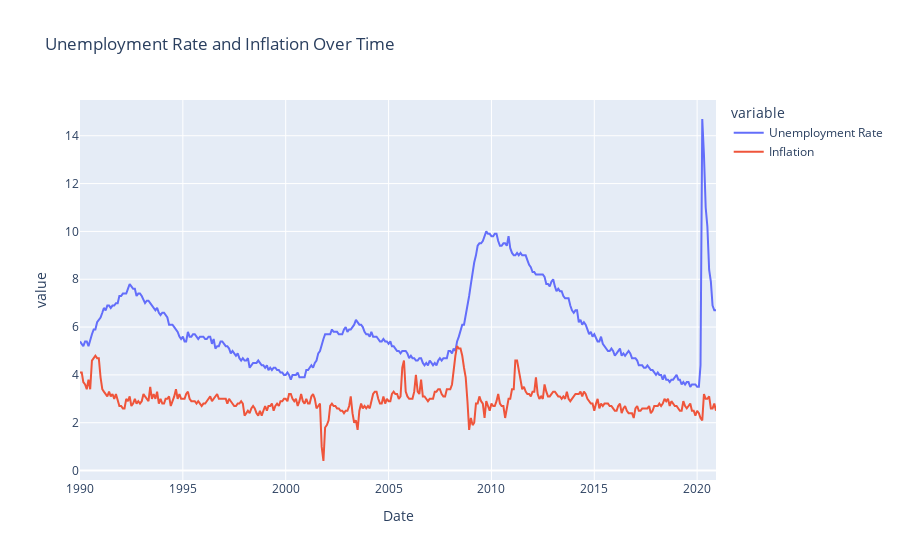

Notebook code cell kept with this figure:
### Markdown cell above
# Plot Data from Combined Table

### Code cell
px.line(df, x='Date', y=['Unemployment Rate','Inflation'], title='Unemployment Rate and Inflation Over Time')

### Figure 1 — Plotly figure (JSON) as saved in the notebook; plotly's stock layout.template omitted (floating-point values rounded to 4 significant figures; data arrays with more than 128 entries replaced by an {"elided": "..."} marker saying what was removed)
{"data": [{"hovertemplate": "variable=Unemployment Rate<br>Date=%{x}<br>value=%{y}<extra></extra>", "legendgroup": "Unemployment Rate", "line": {"color": "#636efa", "dash": "solid"}, "marker": {"symbol": "circle"}, "mode": "lines", "name": "Unemployment Rate", "orientation": "v", "showlegend": true, "type": "scatter", "x": {"elided": "372 str values"}, "xaxis": "x", "y": {"elided": "372 float values"}, "yaxis": "y"}, {"hovertemplate": "variable=Inflation<br>Date=%{x}<br>value=%{y}<extra></extra>", "legendgroup": "Inflation", "line": {"color": "#EF553B", "dash": "solid"}, "marker": {"symbol": "circle"}, "mode": "lines", "name": "Inflation", "orientation": "v", "showlegend": true, "type": "scatter", "x": {"elided": "372 str values"}, "xaxis": "x", "y": {"elided": "372 float values"}, "yaxis": "y"}], "layout": {"legend": {"title": {"text": "variable"}, "tracegroupgap": 0}, "title": {"text": "Unemployment Rate and Inflation Over Time"}, "xaxis": {"anchor": "y", "domain": [0, 1], "title": {"text": "Date"}}, "yaxis": {"anchor": "x", "domain": [0, 1], "title": {"text": "value"}}}}
